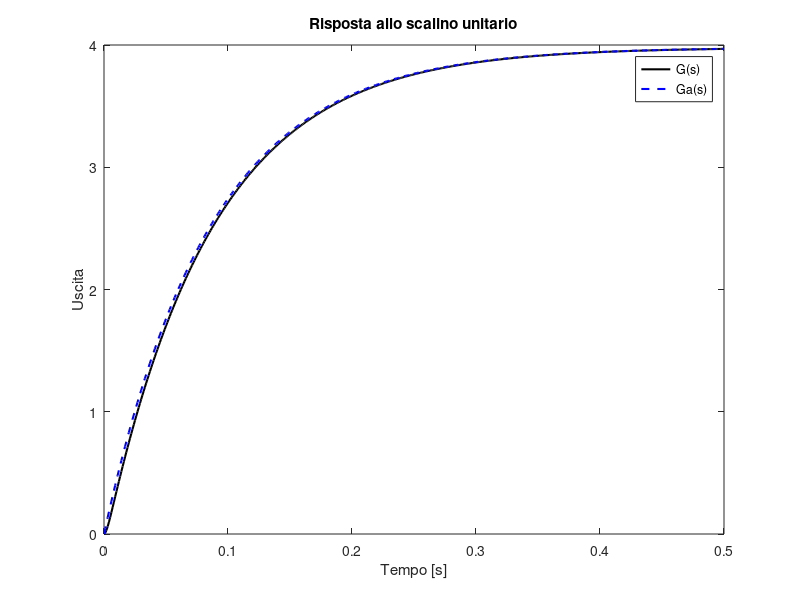
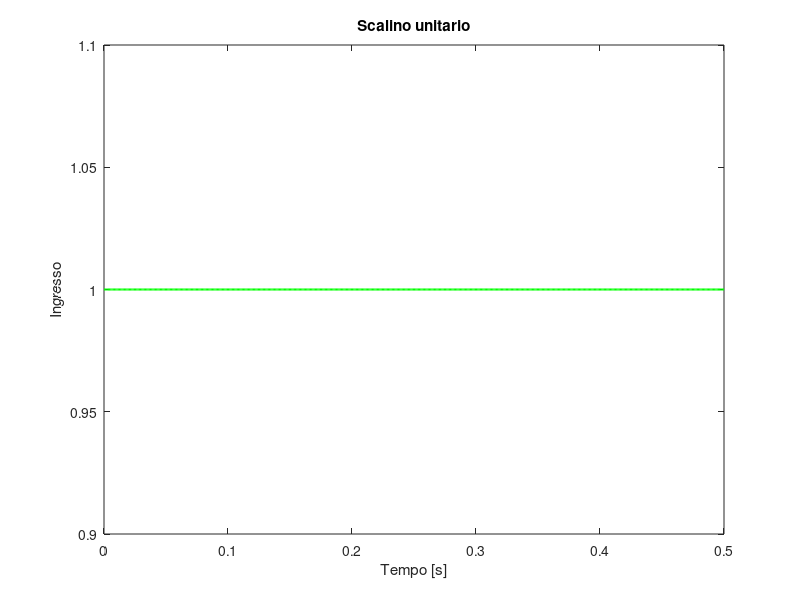
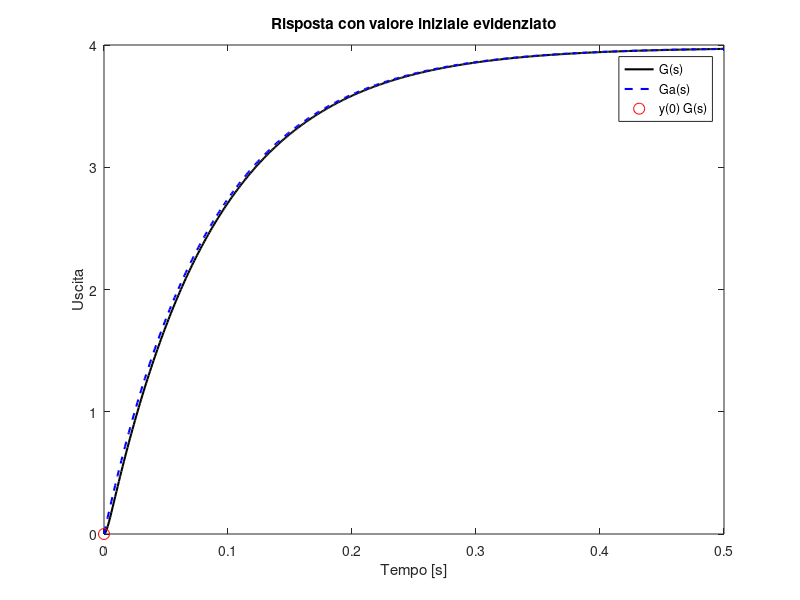
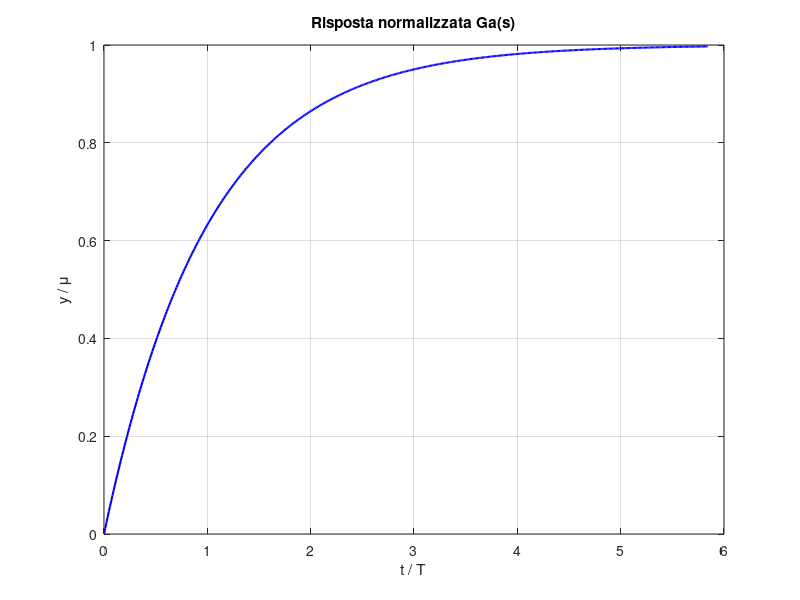

MATLAB code for these plots, in order:
clear; clc;

% Sistemi
G = tf(3.98, conv([0.0856 1], [0.0022 1]));
Ga = tf(3.98, [0.0856 1]);

% Guadagni (valore finale della risposta allo scalino)
mu_G = dcgain(G);
mu_Ga = dcgain(Ga);

% Poli e zeri
[zG, pG, kG] = zpkdata(G, 'v');
[zGa, pGa, kGa] = zpkdata(Ga, 'v');

% Costanti di tempo = -1 / real(polo)
tau_G = -1 ./ real(pG);
tau_Ga = -1 ./ real(pGa);

% Stabilità (poli con parte reale ≥ 0)
if any(real(pG) >= 0)
    warning('G(s) non è asintoticamente stabile. Poli: %s', mat2str(pG));
end
if any(real(pGa) >= 0)
    warning('Ga(s) non è asintoticamente stabile. Poli: %s', mat2str(pGa));
end

% Guadagno statico valido
if any(isnan([mu_G mu_Ga])) || any(isinf([mu_G mu_Ga]))
    error('Errore: guadagno statico indefinito (NaN o Inf).');
end

% Output
disp('Sistema G(s):');
fprintf('Guadagno: %.4f\n', mu_G);
fprintf('Poli: %.4f\n', pG);
fprintf('Costanti di tempo: %.4f\n', tau_G);


fprintf('\n');
disp('Sistema Ga(s):');

fprintf('Guadagno: %.4f\n', mu_Ga);
fprintf('Poli: %.4f\n', pGa);
fprintf('Costanti di tempo: %.4f\n', tau_Ga);

%risposta allo scalino e grafico + scalino
t = 0:0.001:0.5;
u = ones(size(t));  % scalino unitario

% Risposte allo scalino unitario
yG = lsim(G, u, t);
yGa = lsim(Ga, u, t);

% Grafico (replica slide 20)
figure;
plot(t, yG, 'k', 'LineWidth', 1.5); hold on;
plot(t, yGa, 'b--', 'LineWidth', 1.5);
xlabel('Tempo [s]');
ylabel('Uscita');
legend('G(s)', 'Ga(s)');
title('Risposta allo scalino unitario');

% Grafico scalino separato
figure;
plot(t, u, 'g', 'LineWidth', 1.5);
xlabel('Tempo [s]');
ylabel('Ingresso');
title('Scalino unitario');

%valori iniziali, finali e di regime
yG0 = yG(1);
yG_inf = yG(end);

yGa0 = yGa(1);
yGa_inf = yGa(end);

%Per sistemi stabili, soggetti a ingressi costanti, il valore di regime coincide con il guadagno statico
%Se il sistema è asintoticamente stabile, allora: Valore finale = Valore di regime

fprintf('\n');
disp('Valori finali e iniziali');
fprintf('Valore iniziale G(s): %.4f\n', yG0);
fprintf('Valore iniziale G(s): %.4f\n', yG_inf);
fprintf('\n');

fprintf('Valore iniziale G(s): %.4f\n', yGa0);
fprintf('Valore iniziale G(s): %.4f\n', yGa_inf);

%indicare valore iniziale su grafico
figure;
plot(t, yG, 'k', 'LineWidth', 1.5); hold on;
plot(t, yGa, 'b--', 'LineWidth', 1.5);
plot(0, yG0, 'ro', 'MarkerSize', 8, 'DisplayName', 'y(0) G(s)');
xlabel('Tempo [s]');
ylabel('Uscita');
legend('G(s)', 'Ga(s)', 'y(0) G(s)');
title('Risposta con valore iniziale evidenziato');


% Tempo normalizzato e risposta normalizzata (replica linea azzurra slide 16)
t_norm = t / tau_Ga;
y_norm = yGa / mu_Ga;

figure;
plot(t_norm, y_norm, 'b', 'LineWidth', 1.5);
xlabel('t / T');
ylabel('y / \mu');
title('Risposta normalizzata Ga(s)');
grid on;

% tempo salita Ts per Ga(s)
Ts_Ga = 2.2 * tau_Ga;
fprintf('\n');

% disp(['Tempo di salita Ts per Ga(s): ', num2str(Ts_Ga), ' s']);
fprintf('Tempo di salita Ts per Ga(s): %.4f\n', Ts_Ga);
